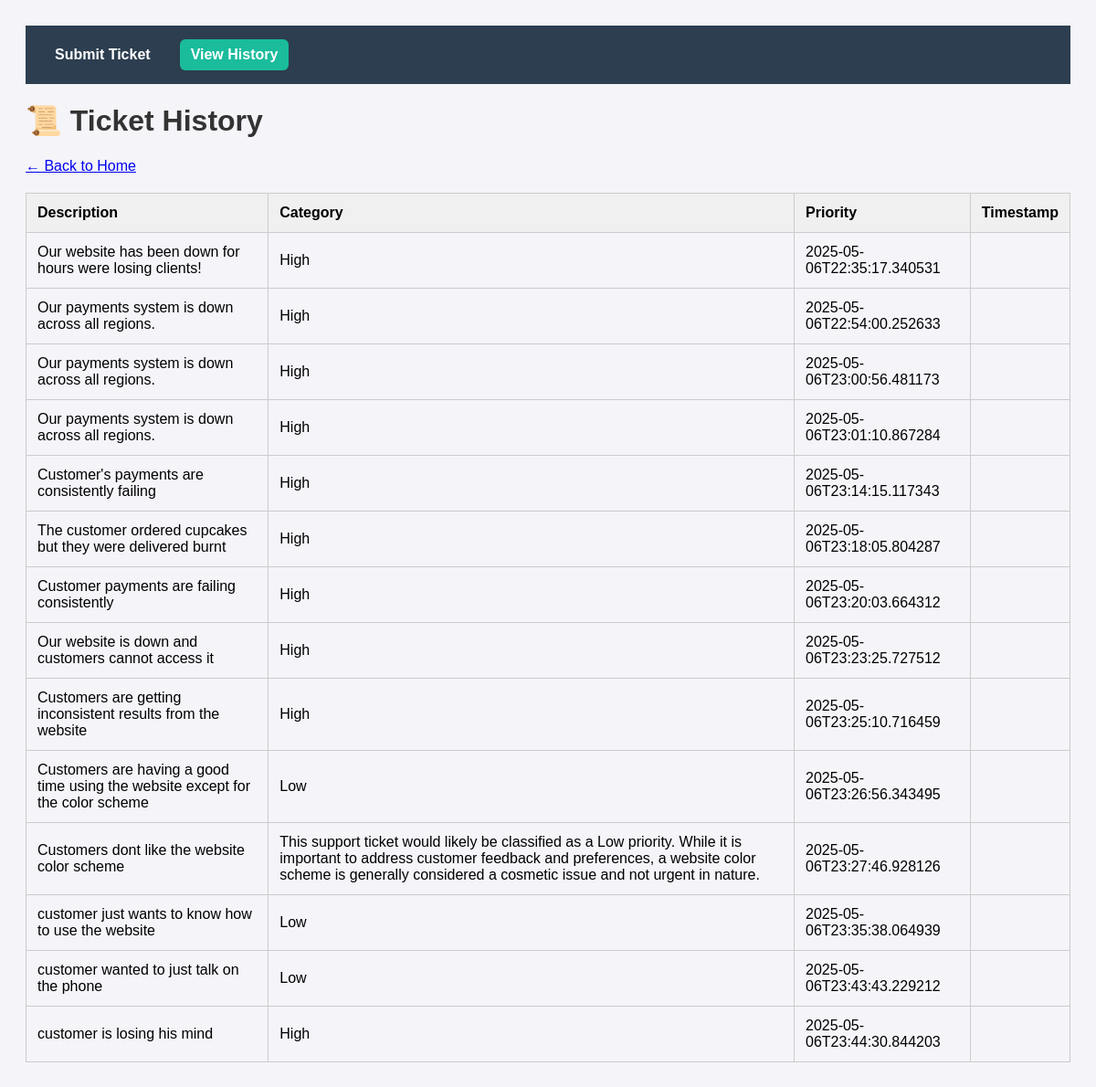
The app's page /history with its own data.
### tables this page shows
CREATE TABLE priorities (
            id INTEGER PRIMARY KEY AUTOINCREMENT,
            ticket TEXT,
            priority TEXT,
            timestamp TEXT
        );

### app.py (the view)
@app.route("/history")
def history():
    conn = sqlite3.connect("tickets.db")
    c = conn.cursor()
    c.execute("SELECT * FROM priorities")
    tickets = c.fetchall()
    conn.close()
    return render_template("history.html", tickets=tickets)

### templates/history.html (shortened to what this page needs)
<!DOCTYPE html>
<html lang="en">
<head>
  <link rel="stylesheet" href="{{ url_for('static', filename='styles.css') }}">
</head>
<body>
    <div class="topbar">
        <a href="/" class="nav-item">Submit Ticket</a>
        <a href="/history" class="nav-item active">View History</a>
      </div>
  <div class="container">
    <h1>📜 Ticket History</h1>
    <a href="/" class="btn">← Back to Home</a>
    <table>
      <thead>
        <tr>
          <th>Description</th>
          <th>Category</th>
          <th>Priority</th>
          <th>Timestamp</th>
        </tr>
      </thead>
      <tbody>
        {% for ticket in tickets %}
        <tr>
          <td>{{ ticket[1] }}</td>
          <td>{{ ticket[2] }}</td>
          <td>{{ ticket[3] }}</td>
          <td>{{ ticket[4] }}</td>
        </tr>
        {% endfor %}
      </tbody>
    </table>
  </div>
</body>
</html>

### static/styles.css (style rules this page uses)
body { font-family: Arial, sans-serif; padding: 20px; background-color: #f4f4f9; }
h1 { color: #333; }
table { width: 100%; border-collapse: collapse; margin-top: 20px; }
th, td { border: 1px solid #ccc; padding: 12px; text-align: left; }
th { background-color: #f0f0f0; }
.topbar { background-color: #2c3e50; padding: 15px 20px; display: flex; flex-wrap: wrap; gap: 20px; align-items: center; justify-content: flex-start; }
.nav-item { color: white; text-decoration: none; font-weight: bold; padding: 8px 12px; border-radius: 6px; }
.nav-item.active { background-color: #1abc9c; color: #fff; }

### records on screen
priorities: ticket "Our website has been down for hours were losing clients!", priority "High", timestamp "2025-05-06T22:35:17.340531"
priorities: ticket "Our payments system is down across all regions.", priority "High", timestamp "2025-05-06T22:54:00.252633"
priorities: ticket "Our payments system is down across all regions.", priority "High", timestamp "2025-05-06T23:00:56.481173"
priorities: ticket "Our payments system is down across all regions.", priority "High", timestamp "2025-05-06T23:01:10.867284"
priorities: ticket "Customer's payments are consistently failing", priority "High", timestamp "2025-05-06T23:14:15.117343"
priorities: ticket "The customer ordered cupcakes but they were delivered burnt", priority "High", timestamp "2025-05-06T23:18:05.804287"
priorities: ticket "Customer payments are failing consistently", priority "High", timestamp "2025-05-06T23:20:03.664312"
priorities: ticket "Our website is down and customers cannot access it", priority "High", timestamp "2025-05-06T23:23:25.727512"
priorities: ticket "Customers are getting inconsistent results from the website", priority "High", timestamp "2025-05-06T23:25:10.716459"
priorities: ticket "Customers are having a good time using the website except for the color scheme", priority "Low", timestamp "2025-05-06T23:26:56.343495"
priorities: ticket "Customers dont like the website color scheme", priority "This support ticket would likely be classified as a Low priority. While it is important to address customer feedback and preferences, a website color scheme is generally considered a cosmetic issue and not urgent in nature.", timestamp "2025-05-06T23:27:46.928126"
priorities: ticket "customer just wants to know how to use the website", priority "Low", timestamp "2025-05-06T23:35:38.064939"
priorities: ticket "customer wanted to just talk on the phone", priority "Low", timestamp "2025-05-06T23:43:43.229212"
priorities: ticket "customer is losing his mind", priority "High", timestamp "2025-05-06T23:44:30.844203"
